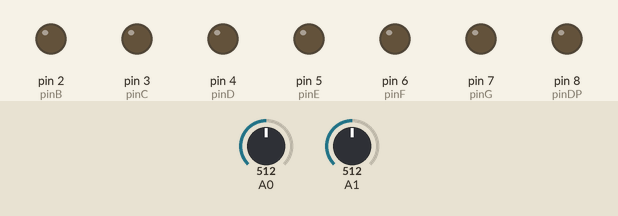
The sketch below on a simulated Arduino Uno, built with avr-gcc and run on an emulated ATmega328P. On the bench: output pins drawn as LEDs (lit = HIGH). The inputs (shaded band) are chosen by the test bench; at power-on: A0 = 512, A1 = 512. Pins used as bus, display or sensor lines are not drawn; what the sketch prints to the serial monitor is not drawn.

Above: at 1.3 s.
1.4 s: A0 set to 886
2.9 s: A0 set to 915
At 4.2 s:
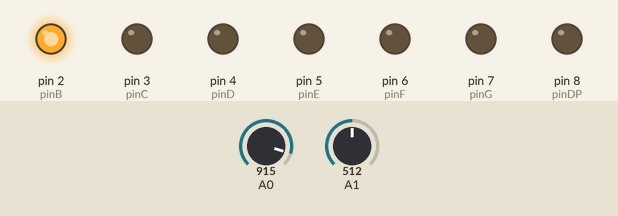
4.5 s: A1 set to 109
6.0 s: A1 set to 90
At 7.0 s:
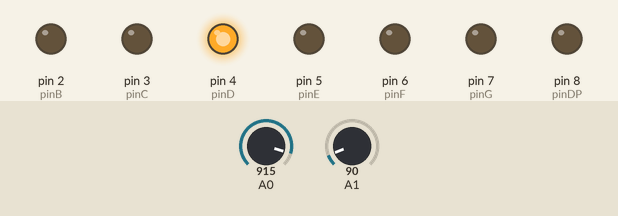
8.0 s: A1 set to 484
9.5 s: A1 set to 508
At 10.5 s:
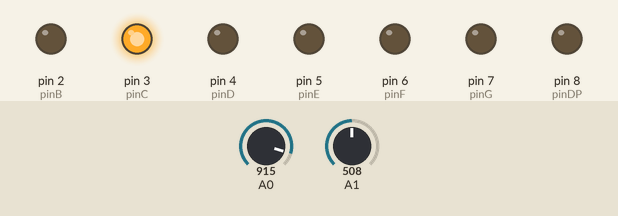
Timing chart, 0 to 12.0 s (numbered marks = the images above; inputs shaded):
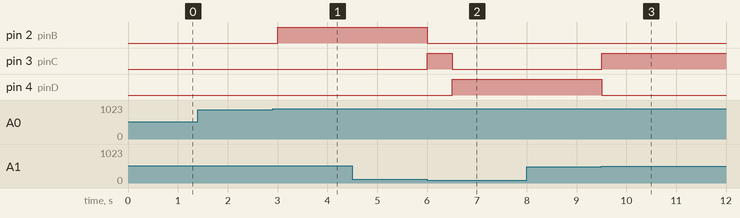

Measured:
- the behaviour switches between 900 and 901 on A0 (found by bisection; images 0 and 1)
- the behaviour switches between 100 and 99 on A1 (found by bisection; images 1 and 2)
- the behaviour switches between 500 and 501 on A1 (found by bisection; images 2 and 3)
- after the input at 1.4 s, every drawn part: stays the same
- after the input at 2.9 s, pin 2 (pinB): LOW → HIGH after 0.10 s
- after the input at 4.5 s, every drawn part: stays the same
- after the input at 6.0 s, pin 2 (pinB): HIGH → LOW at once; pin 3 (pinC): LOW → HIGH at once, → LOW 0.50 s later; pin 4 (pinD): LOW → HIGH after 0.50 s
- after the input at 8.0 s, every drawn part: stays the same
- after the input at 9.5 s, pin 3 (pinC): LOW → HIGH at once; pin 4 (pinD): HIGH → LOW at once

The sketch:

tema3_7-segment.ino
```cpp
// Declare all the segments pins
const int pinA = 1;
const int pinB = 2;
const int pinC = 3;
const int pinD = 4;
const int pinE = 5;
const int pinF = 6;
const int pinG = 7;
const int pinDP = 8;

int UD = 0;  //read from U/D axis of Joystick
int LR = 0;  //read from L/R axis of Joystick
int curr = pinA;
void setup() {
  // initialize the digital pins as outputs.

  pinMode(pinA,OUTPUT);
  pinMode(pinB,OUTPUT);
  pinMode(pinC,OUTPUT);
  pinMode(pinD,OUTPUT);
  pinMode(pinE,OUTPUT);
  pinMode(pinF,OUTPUT);
  pinMode(pinG,OUTPUT);
  pinMode(pinDP,OUTPUT);
  Serial.begin(9600);
}

void loop() {

  LR = analogRead(A0);  //read u/d from stick
  UD = analogRead(A1);  //read l/r from stick

  Serial.print(curr);

  if(UD>1000)  // send ldown to display if stick is in lower left quadrant
  {
    digitalWrite(curr,LOW);
    if(curr==pinA)
      curr=pinA;
    else if(curr==pinB)
      curr = pinA;
    else if (curr==pinC)
      curr = pinB;
    else if (curr==pinD)
      curr = pinG;
    else if(curr==pinG)
      curr = pinA;
    else if(curr==pinE)
      curr = pinF;
    else if(curr==pinF)
      curr = pinA;
  }
  else if(UD<100)  // send ldown to display if stick is in upper left quadrant
  {
    digitalWrite(curr,LOW);
    if(curr==pinA)
      curr=pinG;
    else if(curr==pinB)
      curr = pinC;
    else if (curr==pinC)
      curr = pinD;
    else if (curr==pinD)
      curr = pinD;
    else if(curr==pinE)
      curr = pinD;
    else if(curr==pinF)
      curr = pinE;
    else if(curr==pinG)
      curr = pinD;
  }
  else if((UD>500 && UD<600)&&LR<100)
  {
    digitalWrite(curr,LOW);
    if(curr==pinA)
      curr=pinF;
    else if(curr==pinB)
      curr = pinF;
    else if (curr==pinC)
      curr = pinE;
    else if (curr==pinD)
      curr = pinE;
    else if(curr==pinE)
      curr = pinE;
    else if(curr==pinF)
      curr = pinF;
    else if(curr==pinG)
      curr = pinE;
  }
  else if((UD>500 && UD<600)&&LR>900)
  {
    digitalWrite(curr,LOW);
    if(curr==pinA)
      curr=pinB;
    else if(curr==pinB)
      curr = pinB;
    else if (curr==pinC)
      curr = pinC;
    else if (curr==pinD)
      curr = pinC;
    else if(curr==pinE)
      curr = pinC;
    else if(curr==pinF)
      curr = pinB;
    else if(curr==pinG)
      curr = pinB;
  }
  digitalWrite(curr,HIGH);
  delay(500);

}
```
